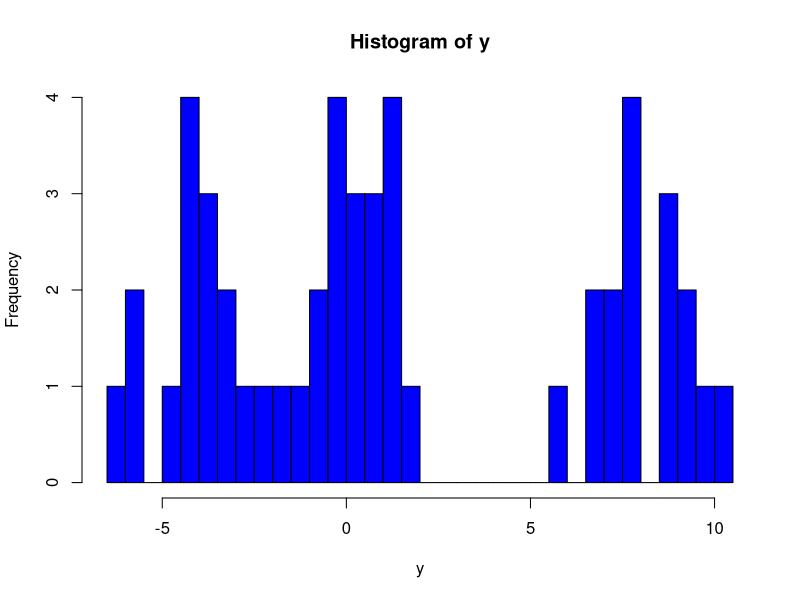

The R script that drew this image: (Note: a time limit stopped this script after it produced the figure.)
#1.generate data from a mixture model#########################################
set.seed(427)
n <- 50
nc0<-3
w0<- c(1/3,1/3,1/3)
cp0 <- sample(1:nc0,prob=w0,size=n,replace=TRUE)#component
mus0 <- c(-4,0,8)
sds0 <- c(1,1,1)
y <- rnorm(n,mean=mus0[cp0],sd=sqrt(sds0[cp0]))
hist(y,breaks = 30,col="blue1")
#2. initial value####################################################
#prior for theta##############################B
ep<-0.5
s<-0.1
c<-0.5
Nc <- n#######################################D
Ncy <- NULL
Nc_all <- NULL
delta <- c(1:n)#indicator variable############E
theta <-  matrix(1, nrow=2, ncol=n)#initial for theta###B
delta_all <- NULL
m_all <- NULL
v <- rbeta(n,1,c)# 1*c/((1+c+1)*(1+c)^2)
w <- NULL
w[1] <- v[1]
for (i in (2:n)){
  w[i] <- v[i]*prod(1-v[1:(i-1)])}
u <- NULL#latent variable 1###################A
#big loop#################################################################
I<-1
#big loop##################################################################
IN<-1000
repeat{ 
  #A.update u#######################################################
  for (ia in 1:n){
    u[ia] <- runif(1,0,w[delta[ia]])
  }
  #observations within each component
  oc<-vector("list",Nc)
  m<-NULL
  for (j in 1:Nc)
  {
    oc[[j]]<-which(delta==j)
    m[j] <-length(oc[[j]])
  }
  m_all <- c(m_all,length(which(m!=0)))#number of non-empty groups
  #B.update theta=(mu,lambda)###################################################
  ksi <- NULL
  d<-NULL
  nb<- 5000#number of iterations in step b
  mu<-matrix(nrow=nb,ncol=Nc)#matrix with column for components and row for iteration.
  lambda<-mu
  mu[1, ] <- theta[1,1:Nc]
  lambda[1,] <- theta[2,1:Nc]# first row for initial value
  for (j in 1:Nc)
  {
    if (m[j]!=0){
      ksi[j] <- sum(y[oc[[j]]])  
      lambda1 <- ep+m[j]/2
      for (ib in 2:nb)
      {
        mu1 <- ksi[j]*lambda[ib-1,j]/(m[j]*lambda[ib-1,j]+s)
        mu2 <- 1/(m[j]*lambda[ib-1,j]+s)#sd
        mu[ib,j] <- rnorm(1,mean=mu1,sd=sqrt(mu2))
        d <- crossprod(y[oc[[j]]]-mu[ib,j])
        lambda2 <- ep+d/2
        lambda[ib,j] <- rgamma(1,shape=lambda1,rate=lambda2)#1/sd
      }
    } else {
      mu[nb,j]<-rnorm(1,mean=0,sd=sqrt(1/s))
      lambda[nb,j]<-rgamma(1,shape=ep,rate=ep)
    }
  }
  theta[,1:Nc]<-rbind(mu[nb,],lambda[nb,])#results from last iteration
  #C.update v##########################################
  alpha<-NULL
  beta<-NULL
  for (j in 1:Nc)
  {
    if (j==1){
      alpha0 <- u[oc[[j]]]
    }else{
      alpha0 <- u[oc[[j]]]/prod(1-v[1:(j-1)])
    }
    if (length(alpha0)==0){
      alpha[j] <- 0
    } else {
      alpha[j] <- max(alpha0)
    }
    beta0<-NULL
    if (j<Nc)
    {
      for (j2 in (j+1):Nc)
      {
        beta0<-c(beta0,u[oc[[j2]]]*(1-v[j])/(v[j2]*prod(1-v[1:(j2-1)])))
      }
      if (length(beta0)==0){
        beta[j]<-1
      } else {
        beta[j]<-1-max(beta0) 
      }
    }else{
      beta[j]<-1
    }
    if (alpha[j]<beta[j])
    {  unif<-runif(1)
    v[j]<-1-((1-alpha[j])^c*(1-unif)+(1-beta[j])^c*unif)^(1/c)
    }
  }  
  #D.update w and the number of components Nc###########################################
  sum_w<-NULL
  w[1]<-v[1]
  sum_w[1]<-w[1]
  for (id in (2:n)){
    w[id]<-v[id]*prod(1-v[1:(id-1)])
    sum_w[id]<-sum(w[1:id])
  }
  for (id2 in 1:n){
    if(length(which(sum_w>1-u[id2]))!=0)
    { Ncy[id2] <- min(which(sum_w>1-u[id2]))###correct
    } else {
      Ncy[id2] <- n
    }
  }
  Nc <- max(Ncy)#new number of groups
  Nc_all<-c(Nc_all,Nc)
  #E.update delta######################################################################
  p<-matrix(nrow=n,ncol=Nc)
  for (ie in 1:n){
    for (je in (1:Nc)){
      if (w[je]>u[ie]){
        p[ie,je]<-dnorm(y[ie],mean=theta[1,je],sd=sqrt(1/theta[2,je]))
      }else{
        p[ie,je]<-0
      }
    }
  }
  delta<-max.col(p)
  delta_all<-rbind(delta_all,delta)#group allocation
  I<-I+1
  if (I>IN)
    break
}
#View(delta_all)

sort(m[which(m!=0)])#number of components in each cluster
m_all
cluster<-m_all[-1:-100]
average<-NULL
for (i in 1:length(cluster)){
  average[i]<-mean(cluster[1:i])
}
average
